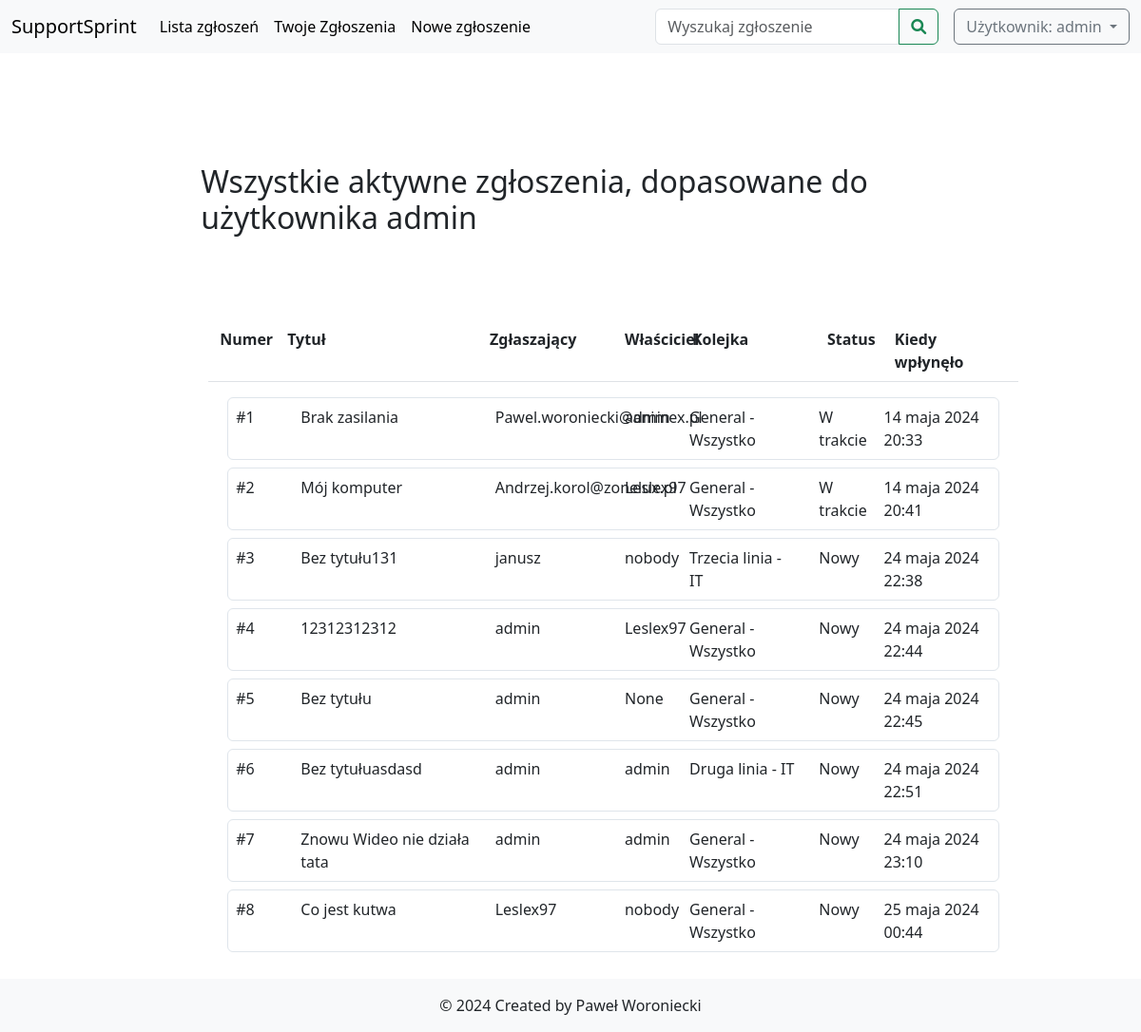
Page /tickets/ (signed in) on the earlier database version.
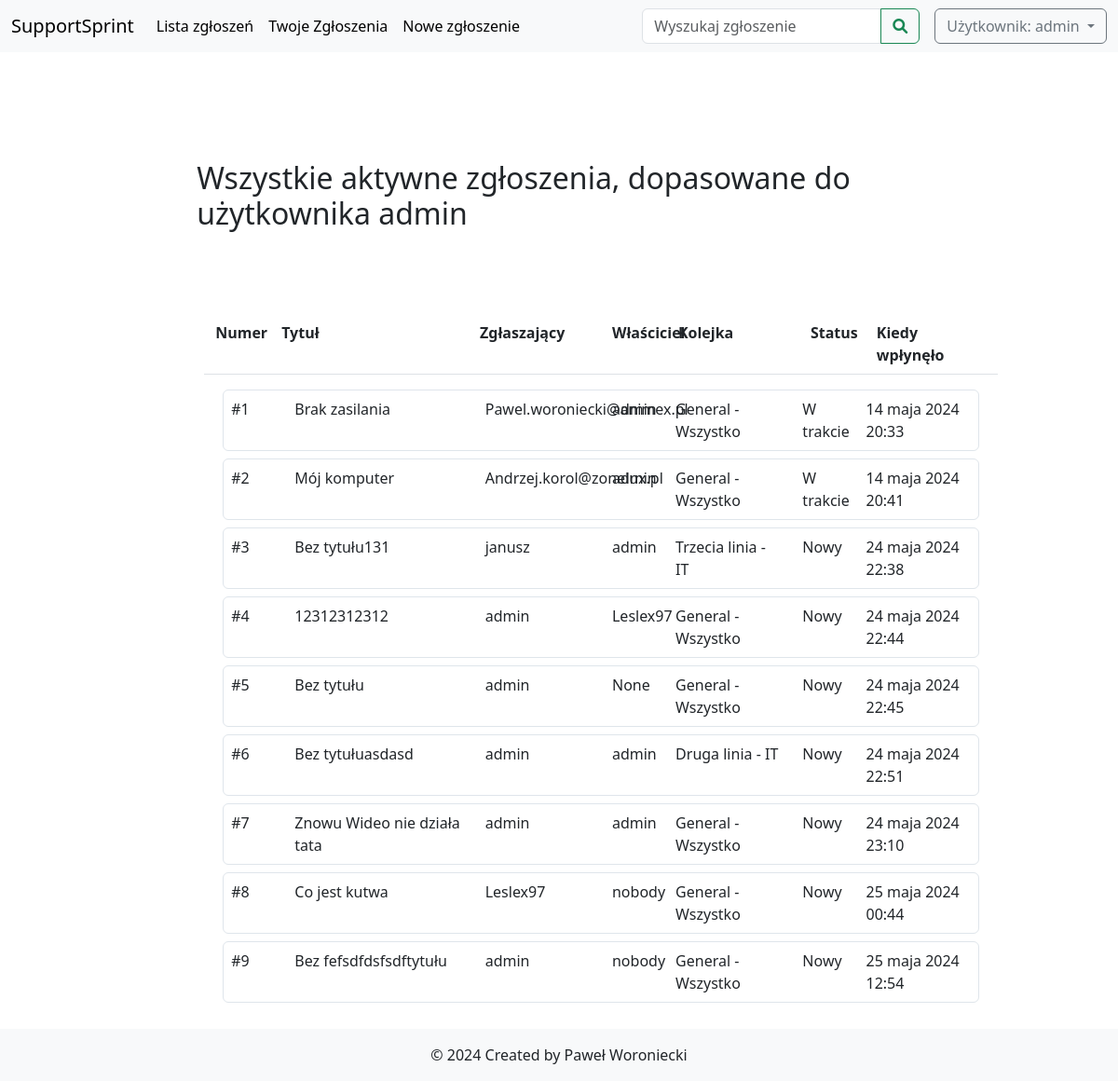
Same page on the later database version.
### deskhelp/models.py (models this page shows, shortened)
class Ticket(models.Model):
    class Status(models.TextChoices):
        NOWY = 'Nowy', _('Nowy')
        W_TRAKCIE = 'W trakcie', _('W trakcie')
        ZAKONCZONY = 'Zakończony', _('Zakończony')
        ZAMKNIETY = 'Zamknięty', _('Zamknięty')
        ODRZUCONY = 'Odrzucony', _('Odrzucony')
        ZAMROZONY = 'Zamrożony', _('Zamrożony')
        NIEAKTYWNY = 'Nieaktywny', _('Nieaktywny')
    title = models.TextField(
        default='Bez tytułu',
        verbose_name='Tytuł zgłoszenia',
        null=False
    )
    reporter = models.CharField(
        max_length=50,
        verbose_name='Zgłaszający'
    )
    content = models.TextField(
        verbose_name='Treść',
        max_length=10000,
        null=False
    )
    owner = models.ForeignKey(
        User,
        blank=True,
        null=True,
        on_delete=models.CASCADE
    )
    status = models.CharField(
        max_length=20,
        choices=Status.choices,
        default=Status.NOWY
    )
    queue = models.ForeignKey(Queue,
                               on_delete=models.CASCADE,
                                 default=1,
                                 verbose_name='Kolejka')
    created_at = models.DateTimeField(auto_now_add=True)
    updated_at = models.DateTimeField(auto_now=True)

class Queue(models.Model):
    name = models.CharField(max_length=100)
    department = models.ForeignKey(Department, on_delete=models.CASCADE)
    users = models.ManyToManyField(User, related_name='queues')
    def __str__(self):
        return f"{self.name} - {self.department.name}"

class Department(models.Model):
    name = models.CharField(max_length=100)
    users = models.ForeignKey(User , on_delete=models.CASCADE, null=True)

### deskhelp/views.py (the view)
# urls.py: path('tickets/', ListTickets.as_view(), name='tickets'),
class ListTickets(
    FormView
):
    template_name = 'tickets.html'
    form_class = SearchForm
    success_url ='.'
    def get_context_data(self, **kwargs):
        context = super().get_context_data(**kwargs)
        context["user"] = self.request.user
        tickets = Ticket.objects.filter(
            status__in=[Ticket.Status.NOWY, Ticket.Status.W_TRAKCIE, Ticket.Status.ZAMROZONY]
        )
        for ticket in tickets:
            if len(ticket.title) > 40:
                ticket.truncated_title = ticket.title[:30] + "..."
            else:
                ticket.truncated_title = ticket.title
        context['tickets'] = tickets
        return context

### deskhelp/forms.py
class SearchForm(forms.Form):
    fraze = forms.CharField(
        required=False,
        strip=True,
        max_length=20,
        label = 'Wyszukiwanie')

### deskhelp/templates/tickets.html
{% extends 'desk_main.html' %}
{% block content %}
{% block headeer %}
<h2 class='h2  pb-5 mb-5'>Wszystkie aktywne zgłoszenia, dopasowane do użytkownika {{ user.username }} </h2>
{% endblock %}
<div class='  m-2'>
    <div class="container-fluid">
<div class="row fw-bold border-bottom pb-2 mb-3">
    <div class="col-md-1">Numer</div>
    <div class="col-md-3">Tytuł</div>
    <div class="col-md-2">Zgłaszający</div>
    <div class="col-md-1">Właściciel</div>
    <div class="col-md-2">Kolejka</div>
    <div class="col-md-1">Status</div>
    <div class="col-md-2">Kiedy wpłynęło</div>
</div>
        {% for ticket in tickets %}
        <div class='ticket border rounded mb-2 m-2 p-2' onclick="window.location.href='{% url 'ticket_details' ticket.id %}'">
            <div class="row">
                <div class="col-md-1">#{{ ticket.id }}</div>
                <div class="col-md-3">{{ ticket.truncated_title }}</div>
                <div class="col-md-2">{{ ticket.reporter }}</div>
                <div class="col-md-1">{{ ticket.owner }}</div>
                <div class="col-md-2">{{ ticket.queue }}</div>
                <div class="col-md-1">{{ ticket.status }}</div>
                <div class="col-md-2">{{ ticket.created_at }}</div>
            </div>
        </div>
        {% endfor %}
    </div>
</div>
{% endblock %}

Differences in the rows shown:
changed Ticket "Mój komputer": owner "Leslex97" → "admin"
changed Ticket "Bez tytułu131": owner "nobody" → "admin"
added Ticket: id "9", truncated_title "Bez fefsdfdsfsdftytułu", reporter "admin", owner "nobody", queue "General - Wszystko", status "Nowy", created_at "25 maja 2024 12:54"
